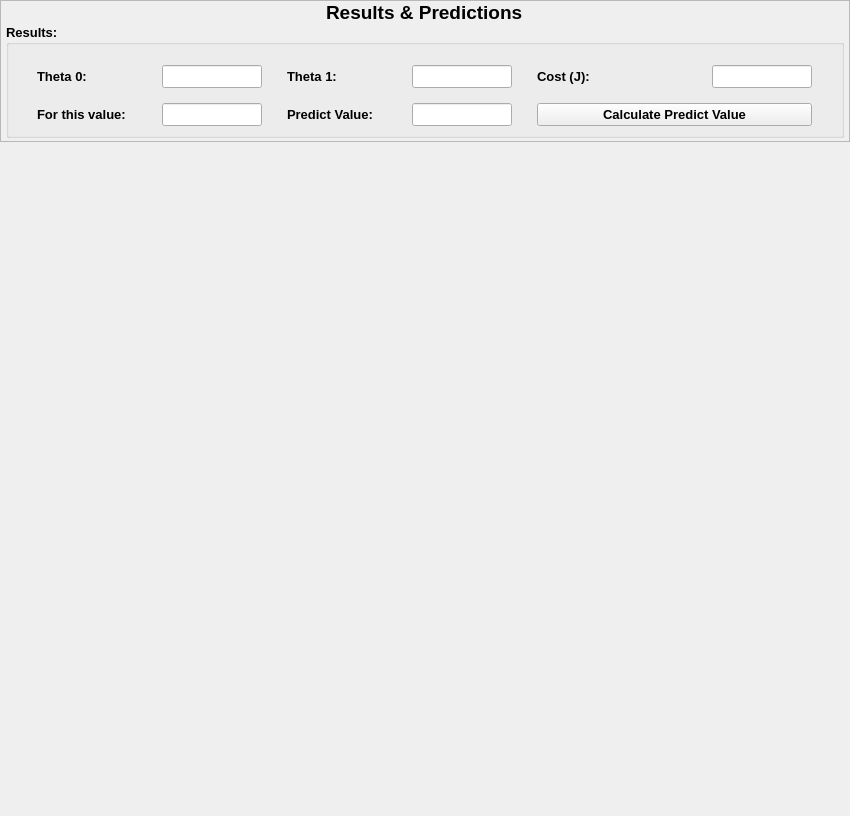
          <widget class="QWidget" name="righthwidget" native="true">
           <property name="geometry">
            <rect>
             <x>204</x>
             <y>0</y>
             <width>850</width>
             <height>816</height>
            </rect>
           </property>
           <property name="minimumSize">
            <size>
             <width>850</width>
             <height>0</height>
            </size>
           </property>
           <layout class="QVBoxLayout" name="verticalLayout_13">
            <property name="spacing">
             <number>5</number>
            </property>
            <property name="leftMargin">
             <number>0</number>
            </property>
            <property name="topMargin">
             <number>0</number>
            </property>
            <property name="rightMargin">
             <number>0</number>
            </property>
            <property name="bottomMargin">
             <number>10</number>
            </property>
            <item alignment="Qt::AlignTop">
             <widget class="QWidget" name="headerwidget" native="true">
              <property name="minimumSize">
               <size>
                <width>0</width>
                <height>100</height>
               </size>
              </property>
              <property name="maximumSize">
               <size>
                <width>16777215</width>
                <height>150</height>
               </size>
              </property>
              <layout class="QHBoxLayout" name="horizontalLayout_4">
               <property name="spacing">
                <number>0</number>
               </property>
               <property name="leftMargin">
                <number>0</number>
               </property>
               <property name="topMargin">
                <number>0</number>
               </property>
               <property name="rightMargin">
                <number>0</number>
               </property>
               <property name="bottomMargin">
                <number>0</number>
               </property>
               <item alignment="Qt::AlignTop">
                <widget class="QFrame" name="headerframe">
                 <property name="frameShape">
                  <enum>QFrame::StyledPanel</enum>
                 </property>
                 <property name="frameShadow">
                  <enum>QFrame::Raised</enum>
                 </property>
                 <layout class="QVBoxLayout" name="verticalLayout_14">
                  <property name="spacing">
                   <number>0</number>
                  </property>
                  <property name="leftMargin">
                   <number>5</number>
                  </property>
                  <property name="topMargin">
                   <number>0</number>
                  </property>
                  <property name="rightMargin">
                   <number>5</number>
                  </property>
                  <property name="bottomMargin">
                   <number>3</number>
                  </property>
                  <item alignment="Qt::AlignHCenter|Qt::AlignTop">
                   <widget class="QLabel" name="Title_graph">
                    <property name="font">
                     <font>
                      <pointsize>14</pointsize>
                      <weight>75</weight>
                      <bold>true</bold>
                     </font>
                    </property>
                    <property name="text">
                     <string>Results &amp; Predictions</string>
                    </property>
                   </widget>
                  </item>
                  <item alignment="Qt::AlignTop">
                   <widget class="QGroupBox" name="resultBox">
                    <property name="font">
                     <font>
                      <pointsize>10</pointsize>
                      <weight>75</weight>
                      <bold>true</bold>
                     </font>
                    </property>
                    <property name="title">
                     <string>Results:</string>
                    </property>
                    <layout class="QGridLayout" name="gridLayout_4">
                     <property name="leftMargin">
                      <number>9</number>
                     </property>
                     <property name="topMargin">
                      <number>20</number>
                     </property>
                     <property name="verticalSpacing">
                      <number>15</number>
                     </property>
                     <item row="2" column="2">
                      <widget class="QLabel" name="Value_predicted_label">
                       <property name="font">
                        <font>
                         <pointsize>10</pointsize>
                         <weight>75</weight>
                         <bold>true</bold>
                        </font>
                       </property>
                       <property name="text">
                        <string>Predict Value:</string>
                       </property>
                      </widget>
                     </item>
                     <item row="2" column="3">
                      <widget class="QLineEdit" name="Value_predicted">
                       <property name="minimumSize">
                        <size>
                         <width>75</width>
                         <height>20</height>
                        </size>
                       </property>
                       <property name="maximumSize">
                        <size>
                         <width>100</width>
                         <height>16777215</height>
                        </size>
                       </property>
                      </widget>
                     </item>
                     <item row="2" column="0">
                      <widget class="QLabel" name="PValue_label">
                       <property name="font">
                        <font>
                         <pointsize>10</pointsize>
                         <weight>75</weight>
                         <bold>true</bold>
                        </font>
                       </property>
                       <property name="text">
                        <string>For this value:</string>
                       </property>
                      </widget>
                     </item>
                     <item row="1" column="4">
                      <widget class="QLabel" name="Cost_label">
                       <property name="minimumSize">
                        <size>
                         <width>100</width>
                         <height>0</height>
                        </size>
                       </property>
                       <property name="maximumSize">
                        <size>
                         <width>150</width>
                         <height>16777215</height>
                        </size>
                       </property>
                       <property name="font">
                        <font>
                         <pointsize>10</pointsize>
                         <weight>75</weight>
                         <bold>true</bold>
                        </font>
                       </property>
                       <property name="text">
                        <string>Cost (J):</string>
                       </property>
                      </widget>
                     </item>
                     <item row="1" column="0">
                      <widget class="QLabel" name="theta_m0_label">
                       <property name="minimumSize">
                        <size>
                         <width>100</width>
                         <height>0</height>
                        </size>
                       </property>
                       <property name="maximumSize">
                        <size>
                         <width>100</width>
                         <height>16777215</height>
                        </size>
                       </property>
                       <property name="font">
                        <font>
                         <pointsize>10</pointsize>
                         <weight>75</weight>
                         <bold>true</bold>
                        </font>
                       </property>
                       <property name="text">
                        <string>Theta 0:</string>
                       </property>
                      </widget>
                     </item>
                     <item row="1" column="2">
                      <widget class="QLabel" name="theta_m1_label">
                       <property name="minimumSize">
                        <size>
                         <width>100</width>
                         <height>0</height>
                        </size>
                       </property>
                       <property name="maximumSize">
                        <size>
                         <width>100</width>
                         <height>16777215</height>
                        </size>
                       </property>
                       <property name="font">
                        <font>
                         <pointsize>10</pointsize>
                         <weight>75</weight>
                         <bold>true</bold>
                        </font>
                       </property>
                       <property name="text">
                        <string>Theta 1:</string>
                       </property>
                      </widget>
                     </item>
                     <item row="2" column="4" colspan="2">
                      <widget class="QPushButton" name="Btn_predictvalue">
                       <property name="font">
                        <font>
                         <pointsize>10</pointsize>
                         <weight>75</weight>
                         <bold>true</bold>
                        </font>
                       </property>
                       <property name="text">
                        <string>Calculate Predict Value</string>
                       </property>
                       <property name="icon">
                        <iconset resource="resources.qrc">
                         <normaloff>:/blue/assets/imagenes/Blue258aad/chevrons-down.svg</normaloff>:/blue/assets/imagenes/Blue258aad/chevrons-down.svg</iconset>
                       </property>
                      </widget>
                     </item>
                     <item row="1" column="3">
                      <widget class="QLineEdit" name="theta1_Qline">
                       <property name="minimumSize">
                        <size>
                         <width>75</width>
                         <height>20</height>
                        </size>
                       </property>
                       <property name="maximumSize">
                        <size>
                         <width>100</width>
                         <height>16777215</height>
                        </size>
                       </property>
                      </widget>
                     </item>
                     <item row="1" column="5">
                      <widget class="QLineEdit" name="Cost_QLine">
                       <property name="minimumSize">
                        <size>
                         <width>75</width>
                         <height>20</height>
                        </size>
                       </property>
                       <property name="maximumSize">
                        <size>
                         <width>100</width>
                         <height>16777215</height>
                        </size>
                       </property>
                      </widget>
                     </item>
                     <item row="1" column="1">
                      <widget class="QLineEdit" name="theta0_Qline">
                       <property name="minimumSize">
                        <size>
                         <width>75</width>
                         <height>20</height>
                        </size>
                       </property>
                       <property name="maximumSize">
                        <size>
                         <width>100</width>
                         <height>16777215</height>
                        </size>
                       </property>
                      </widget>
                     </item>
                     <item row="2" column="1">
                      <widget class="QLineEdit" name="PValue_lineEdit">
                       <property name="minimumSize">
                        <size>
                         <width>75</width>
                         <height>20</height>
                        </size>
                       </property>
                       <property name="maximumSize">
                        <size>
                         <width>100</width>
                         <height>16777215</height>
                        </size>
                       </property>
                      </widget>
                     </item>
                    </layout>
                   </widget>
                  </item>
                 </layout>
                </widget>
               </item>
              </layout>
             </widget>
            </item>
            <item alignment="Qt::AlignTop">
             <widget class="QWidget" name="graphwidget" native="true">
              <property name="minimumSize">
               <size>
                <width>600</width>
                <height>400</height>
               </size>
              </property>
              <property name="maximumSize">
               <size>
                <width>16777215</width>
                <height>400</height>
               </size>
              </property>
              <layout class="QHBoxLayout" name="horizontalLayout_5">
               <property name="spacing">
                <number>0</number>
               </property>
               <property name="leftMargin">
                <number>0</number>
               </property>
               <property name="topMargin">
                <number>0</number>
               </property>
               <property name="rightMargin">
                <number>0</number>
               </property>
               <property name="bottomMargin">
                <number>5</number>
               </property>
               <item alignment="Qt::AlignTop">
                <widget class="QStackedWidget" name="stackedWidget">
                 <property name="currentIndex">
                  <number>1</number>
                 </property>
                 <widget class="QWidget" name="scatter">
                  <property name="minimumSize">
                   <size>
                    <width>560</width>
                    <height>412</height>
                   </size>
                  </property>
                  <property name="maximumSize">
                   <size>
                    <width>1300</width>
                    <height>768</height>
                   </size>
                  </property>
                  <widget class="QWidget" name="verticalLayoutWidget_3">
                   <property name="geometry">
                    <rect>
                     <x>0</x>
                     <y>10</y>
                     <width>821</width>
                     <height>361</height>
                    </rect>
                   </property>
                   <layout class="QVBoxLayout" name="scatter_VLayout"/>
                  </widget>
                 </widget>
                 <widget class="QWidget" name="line">
                  <property name="minimumSize">
                   <size>
                    <width>560</width>
                    <height>412</height>
                   </size>
                  </property>
                  <property name="maximumSize">
                   <size>
                    <width>1300</width>
                    <height>768</height>
                   </size>
                  </property>
                  <widget class="QWidget" name="verticalLayoutWidget_4">
                   <property name="geometry">
                    <rect>
                     <x>0</x>
                     <y>10</y>
                     <width>821</width>
                     <height>361</height>
                    </rect>
                   </property>
                   <layout class="QVBoxLayout" name="line_VLayout"/>
                  </widget>
                 </widget>
                </widget>
               </item>
              </layout>
             </widget>
            </item>
            <item>
             <widget class="QWidget" name="widgetdb" native="true">
              <layout class="QVBoxLayout" name="verticalLayout_23">
               <property name="spacing">
                <number>0</number>
               </property>
               <property name="leftMargin">
                <number>0</number>
               </property>
               <property name="topMargin">
                <number>0</number>
               </property>
               <property name="rightMargin">
                <number>0</number>
               </property>
               <property name="bottomMargin">
                <number>0</number>
               </property>
               <item>
                <spacer name="verticalSpacer_3">
                 <property name="orientation">
                  <enum>Qt::Vertical</enum>
                 </property>
                 <property name="sizeHint" stdset="0">
                  <size>
                   <width>20</width>
                   <height>40</height>
                  </size>
                 </property>
                </spacer>
               </item>
              </layout>
             </widget>
            </item>
           </layout>
          </widget>
